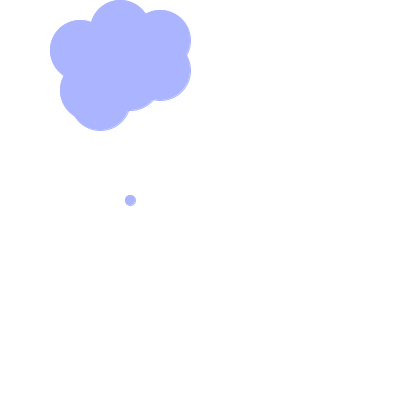
Frame 1 (no input)
Frame 60 (the mouse pressed at the canvas centre just before this capture): identical to frame 1, image omitted
Frame 120 (the mouse held since frame 60 and released just before this capture): identical to frame 1, image omitted

The Processing sketch that drew this single still picture (run headless with seeded random() and noise(); from frame 60 on, the mouse is pressed at the canvas centre):

// Processing sketch: Cloud_raining_simple
// ── Cloud_raining_simple.pde


void setup (){
size (400,400);
background (255);
}

void draw (){
  
  size (400,400);
background (255);

//Cloud 1
fill(255);
stroke(170,180,255);
fill (170,180,255);
ellipse(100,100,60,60);
ellipse(80,50,60,60);
ellipse(90,90,60,60);
ellipse(120,30,60,60);
ellipse(130,80,60,60);
ellipse(160,40,60,60);
ellipse(160,70,60,60);



fill (170,180,255);
ellipse(130,200,10,10);
}
